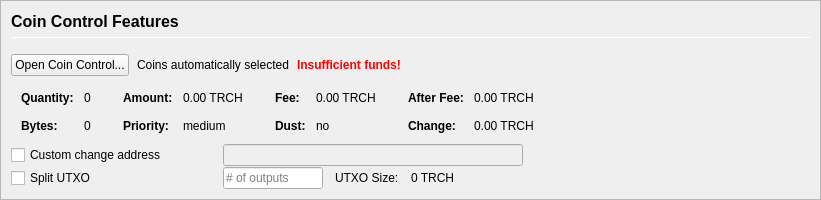
         <widget class="QFrame" name="frameCoinControl">
          <property name="sizePolicy">
           <sizepolicy hsizetype="Expanding" vsizetype="Expanding">
            <horstretch>0</horstretch>
            <verstretch>0</verstretch>
           </sizepolicy>
          </property>
          <property name="maximumSize">
           <size>
            <width>16777215</width>
            <height>16777215</height>
           </size>
          </property>
          <property name="frameShape">
           <enum>QFrame::StyledPanel</enum>
          </property>
          <property name="frameShadow">
           <enum>QFrame::Sunken</enum>
          </property>
          <layout class="QVBoxLayout" name="verticalLayoutCoinControl2">
           <property name="spacing">
            <number>0</number>
           </property>
           <property name="leftMargin">
            <number>0</number>
           </property>
           <property name="topMargin">
            <number>0</number>
           </property>
           <property name="rightMargin">
            <number>0</number>
           </property>
           <property name="bottomMargin">
            <number>0</number>
           </property>
           <item>
            <widget class="QFrame" name="frameCoinControl_BG">
             <layout class="QVBoxLayout" name="verticalLayoutCoinControl" stretch="0,0,0,0,0,0">
              <property name="spacing">
               <number>1</number>
              </property>
              <property name="leftMargin">
               <number>10</number>
              </property>
              <property name="topMargin">
               <number>10</number>
              </property>
              <item>
               <layout class="QHBoxLayout" name="horizontalLayoutCoinControl1">
                <property name="bottomMargin">
                 <number>15</number>
                </property>
                <item>
                 <layout class="QVBoxLayout" name="verticalLayout_3">
                  <property name="spacing">
                   <number>6</number>
                  </property>
                  <item>
                   <widget class="QLabel" name="labelCoinControlFeatures">
                    <property name="sizePolicy">
                     <sizepolicy hsizetype="Preferred" vsizetype="Maximum">
                      <horstretch>0</horstretch>
                      <verstretch>0</verstretch>
                     </sizepolicy>
                    </property>
                    <property name="minimumSize">
                     <size>
                      <width>0</width>
                      <height>20</height>
                     </size>
                    </property>
                    <property name="font">
                     <font>
                      <pointsize>12</pointsize>
                      <weight>75</weight>
                      <bold>true</bold>
                     </font>
                    </property>
                    <property name="styleSheet">
                     <string notr="true">font-weight:bold;</string>
                    </property>
                    <property name="text">
                     <string>Coin Control Features</string>
                    </property>
                   </widget>
                  </item>
                  <item>
                   <widget class="Line" name="line">
                    <property name="minimumSize">
                     <size>
                      <width>0</width>
                      <height>1</height>
                     </size>
                    </property>
                    <property name="maximumSize">
                     <size>
                      <width>16777215</width>
                      <height>1</height>
                     </size>
                    </property>
                    <property name="orientation">
                     <enum>Qt::Horizontal</enum>
                    </property>
                   </widget>
                  </item>
                 </layout>
                </item>
               </layout>
              </item>
              <item>
               <layout class="QHBoxLayout" name="horizontalLayoutCoinControl2" stretch="0,0,0,0">
                <property name="spacing">
                 <number>8</number>
                </property>
                <property name="bottomMargin">
                 <number>10</number>
                </property>
                <item>
                 <widget class="QPushButton" name="pushButtonCoinControl">
                  <property name="styleSheet">
                   <string notr="true"/>
                  </property>
                  <property name="text">
                   <string>Open Coin Control...</string>
                  </property>
                  <property name="autoDefault">
                   <bool>false</bool>
                  </property>
                 </widget>
                </item>
                <item>
                 <widget class="QLabel" name="labelCoinControlAutomaticallySelected">
                  <property name="text">
                   <string>Coins automatically selected</string>
                  </property>
                  <property name="margin">
                   <number>5</number>
                  </property>
                 </widget>
                </item>
                <item>
                 <widget class="QLabel" name="labelCoinControlInsuffFunds">
                  <property name="font">
                   <font>
                    <weight>75</weight>
                    <bold>true</bold>
                   </font>
                  </property>
                  <property name="styleSheet">
                   <string notr="true">color:red;font-weight:bold;</string>
                  </property>
                  <property name="text">
                   <string>Insufficient funds!</string>
                  </property>
                  <property name="margin">
                   <number>5</number>
                  </property>
                 </widget>
                </item>
                <item>
                 <spacer name="horizontalSpacerCoinControl">
                  <property name="orientation">
                   <enum>Qt::Horizontal</enum>
                  </property>
                  <property name="sizeHint" stdset="0">
                   <size>
                    <width>40</width>
                    <height>1</height>
                   </size>
                  </property>
                 </spacer>
                </item>
               </layout>
              </item>
              <item>
               <widget class="QWidget" name="widgetCoinControl" native="true">
                <property name="sizePolicy">
                 <sizepolicy hsizetype="Preferred" vsizetype="Preferred">
                  <horstretch>0</horstretch>
                  <verstretch>0</verstretch>
                 </sizepolicy>
                </property>
                <property name="minimumSize">
                 <size>
                  <width>0</width>
                  <height>0</height>
                 </size>
                </property>
                <property name="styleSheet">
                 <string notr="true"/>
                </property>
                <layout class="QHBoxLayout" name="horizontalLayoutCoinControl5">
                 <property name="leftMargin">
                  <number>0</number>
                 </property>
                 <property name="topMargin">
                  <number>0</number>
                 </property>
                 <property name="rightMargin">
                  <number>0</number>
                 </property>
                 <property name="bottomMargin">
                  <number>0</number>
                 </property>
                 <item>
                  <layout class="QHBoxLayout" name="horizontalLayoutCoinControl3" stretch="0,0,0,1">
                   <property name="spacing">
                    <number>20</number>
                   </property>
                   <property name="topMargin">
                    <number>0</number>
                   </property>
                   <property name="bottomMargin">
                    <number>10</number>
                   </property>
                   <item>
                    <layout class="QFormLayout" name="formLayoutCoinControl1">
                     <property name="horizontalSpacing">
                      <number>10</number>
                     </property>
                     <property name="verticalSpacing">
                      <number>14</number>
                     </property>
                     <property name="leftMargin">
                      <number>10</number>
                     </property>
                     <property name="topMargin">
                      <number>4</number>
                     </property>
                     <property name="rightMargin">
                      <number>6</number>
                     </property>
                     <item row="0" column="0">
                      <widget class="QLabel" name="labelCoinControlQuantityText">
                       <property name="font">
                        <font>
                         <weight>75</weight>
                         <bold>true</bold>
                        </font>
                       </property>
                       <property name="text">
                        <string>Quantity:</string>
                       </property>
                       <property name="margin">
                        <number>0</number>
                       </property>
                      </widget>
                     </item>
                     <item row="0" column="1">
                      <widget class="QLabel" name="labelCoinControlQuantity">
                       <property name="cursor">
                        <cursorShape>IBeamCursor</cursorShape>
                       </property>
                       <property name="contextMenuPolicy">
                        <enum>Qt::ActionsContextMenu</enum>
                       </property>
                       <property name="text">
                        <string notr="true">0</string>
                       </property>
                       <property name="margin">
                        <number>0</number>
                       </property>
                       <property name="textInteractionFlags">
                        <set>Qt::LinksAccessibleByMouse|Qt::TextSelectableByKeyboard|Qt::TextSelectableByMouse</set>
                       </property>
                      </widget>
                     </item>
                     <item row="1" column="0">
                      <widget class="QLabel" name="labelCoinControlBytesText">
                       <property name="font">
                        <font>
                         <weight>75</weight>
                         <bold>true</bold>
                        </font>
                       </property>
                       <property name="text">
                        <string>Bytes:</string>
                       </property>
                      </widget>
                     </item>
                     <item row="1" column="1">
                      <widget class="QLabel" name="labelCoinControlBytes">
                       <property name="cursor">
                        <cursorShape>IBeamCursor</cursorShape>
                       </property>
                       <property name="contextMenuPolicy">
                        <enum>Qt::ActionsContextMenu</enum>
                       </property>
                       <property name="text">
                        <string notr="true">0</string>
                       </property>
                       <property name="textInteractionFlags">
                        <set>Qt::LinksAccessibleByMouse|Qt::TextSelectableByKeyboard|Qt::TextSelectableByMouse</set>
                       </property>
                      </widget>
                     </item>
                    </layout>
                   </item>
                   <item>
                    <layout class="QFormLayout" name="formLayoutCoinControl2">
                     <property name="horizontalSpacing">
                      <number>10</number>
                     </property>
                     <property name="verticalSpacing">
                      <number>14</number>
                     </property>
                     <property name="leftMargin">
                      <number>6</number>
                     </property>
                     <property name="topMargin">
                      <number>4</number>
                     </property>
                     <property name="rightMargin">
                      <number>6</number>
                     </property>
                     <item row="0" column="0">
                      <widget class="QLabel" name="labelCoinControlAmountText">
                       <property name="font">
                        <font>
                         <weight>75</weight>
                         <bold>true</bold>
                        </font>
                       </property>
                       <property name="text">
                        <string>Amount:</string>
                       </property>
                       <property name="margin">
                        <number>0</number>
                       </property>
                      </widget>
                     </item>
                     <item row="0" column="1">
                      <widget class="QLabel" name="labelCoinControlAmount">
                       <property name="cursor">
                        <cursorShape>IBeamCursor</cursorShape>
                       </property>
                       <property name="contextMenuPolicy">
                        <enum>Qt::ActionsContextMenu</enum>
                       </property>
                       <property name="text">
                        <string notr="true">0.00 TRCH</string>
                       </property>
                       <property name="textInteractionFlags">
                        <set>Qt::LinksAccessibleByMouse|Qt::TextSelectableByKeyboard|Qt::TextSelectableByMouse</set>
                       </property>
                      </widget>
                     </item>
                     <item row="1" column="0">
                      <widget class="QLabel" name="labelCoinControlPriorityText">
                       <property name="font">
                        <font>
                         <weight>75</weight>
                         <bold>true</bold>
                        </font>
                       </property>
                       <property name="text">
                        <string>Priority:</string>
                       </property>
                      </widget>
                     </item>
                     <item row="1" column="1">
                      <widget class="QLabel" name="labelCoinControlPriority">
                       <property name="cursor">
                        <cursorShape>IBeamCursor</cursorShape>
                       </property>
                       <property name="contextMenuPolicy">
                        <enum>Qt::ActionsContextMenu</enum>
                       </property>
                       <property name="text">
                        <string>medium</string>
                       </property>
                       <property name="textInteractionFlags">
                        <set>Qt::LinksAccessibleByMouse|Qt::TextSelectableByKeyboard|Qt::TextSelectableByMouse</set>
                       </property>
                      </widget>
                     </item>
                    </layout>
                   </item>
                   <item>
                    <layout class="QFormLayout" name="formLayoutCoinControl3">
                     <property name="horizontalSpacing">
                      <number>10</number>
                     </property>
                     <property name="verticalSpacing">
                      <number>14</number>
                     </property>
                     <property name="leftMargin">
                      <number>6</number>
                     </property>
                     <property name="topMargin">
                      <number>4</number>
                     </property>
                     <property name="rightMargin">
                      <number>6</number>
                     </property>
                     <item row="0" column="0">
                      <widget class="QLabel" name="labelCoinControlFeeText">
                       <property name="font">
                        <font>
                         <weight>75</weight>
                         <bold>true</bold>
                        </font>
                       </property>
                       <property name="text">
                        <string>Fee:</string>
                       </property>
                       <property name="margin">
                        <number>0</number>
                       </property>
                      </widget>
                     </item>
                     <item row="0" column="1">
                      <widget class="QLabel" name="labelCoinControlFee">
                       <property name="cursor">
                        <cursorShape>IBeamCursor</cursorShape>
                       </property>
                       <property name="contextMenuPolicy">
                        <enum>Qt::ActionsContextMenu</enum>
                       </property>
                       <property name="text">
                        <string notr="true">0.00 TRCH</string>
                       </property>
                       <property name="textInteractionFlags">
                        <set>Qt::LinksAccessibleByMouse|Qt::TextSelectableByKeyboard|Qt::TextSelectableByMouse</set>
                       </property>
                      </widget>
                     </item>
                     <item row="1" column="0">
                      <widget class="QLabel" name="labelCoinControlLowOutputText">
                       <property name="font">
                        <font>
                         <weight>75</weight>
                         <bold>true</bold>
                        </font>
                       </property>
                       <property name="text">
                        <string>Dust:</string>
                       </property>
                      </widget>
                     </item>
                     <item row="1" column="1">
                      <widget class="QLabel" name="labelCoinControlLowOutput">
                       <property name="cursor">
                        <cursorShape>IBeamCursor</cursorShape>
                       </property>
                       <property name="contextMenuPolicy">
                        <enum>Qt::ActionsContextMenu</enum>
                       </property>
                       <property name="text">
                        <string>no</string>
                       </property>
                       <property name="textInteractionFlags">
                        <set>Qt::LinksAccessibleByMouse|Qt::TextSelectableByKeyboard|Qt::TextSelectableByMouse</set>
                       </property>
                      </widget>
                     </item>
                    </layout>
                   </item>
                   <item>
                    <layout class="QFormLayout" name="formLayoutCoinControl4">
                     <property name="horizontalSpacing">
                      <number>10</number>
                     </property>
                     <property name="verticalSpacing">
                      <number>14</number>
                     </property>
                     <property name="leftMargin">
                      <number>6</number>
                     </property>
                     <property name="topMargin">
                      <number>4</number>
                     </property>
                     <property name="rightMargin">
                      <number>6</number>
                     </property>
                     <item row="0" column="0">
                      <widget class="QLabel" name="labelCoinControlAfterFeeText">
                       <property name="font">
                        <font>
                         <weight>75</weight>
                         <bold>true</bold>
                        </font>
                       </property>
                       <property name="text">
                        <string>After Fee:</string>
                       </property>
                       <property name="margin">
                        <number>0</number>
                       </property>
                      </widget>
                     </item>
                     <item row="0" column="1">
                      <widget class="QLabel" name="labelCoinControlAfterFee">
                       <property name="cursor">
                        <cursorShape>IBeamCursor</cursorShape>
                       </property>
                       <property name="contextMenuPolicy">
                        <enum>Qt::ActionsContextMenu</enum>
                       </property>
                       <property name="text">
                        <string notr="true">0.00 TRCH</string>
                       </property>
                       <property name="textInteractionFlags">
                        <set>Qt::LinksAccessibleByMouse|Qt::TextSelectableByKeyboard|Qt::TextSelectableByMouse</set>
                       </property>
                      </widget>
                     </item>
                     <item row="1" column="0">
                      <widget class="QLabel" name="labelCoinControlChangeText">
                       <property name="font">
                        <font>
                         <weight>75</weight>
                         <bold>true</bold>
                        </font>
                       </property>
                       <property name="text">
                        <string>Change:</string>
                       </property>
                      </widget>
                     </item>
                     <item row="1" column="1">
                      <widget class="QLabel" name="labelCoinControlChange">
                       <property name="cursor">
                        <cursorShape>IBeamCursor</cursorShape>
                       </property>
                       <property name="contextMenuPolicy">
                        <enum>Qt::ActionsContextMenu</enum>
                       </property>
                       <property name="text">
                        <string notr="true">0.00 TRCH</string>
                       </property>
                       <property name="textInteractionFlags">
                        <set>Qt::LinksAccessibleByMouse|Qt::TextSelectableByKeyboard|Qt::TextSelectableByMouse</set>
                       </property>
                      </widget>
                     </item>
                    </layout>
                   </item>
                  </layout>
                 </item>
                </layout>
               </widget>
              </item>
              <item>
               <layout class="QHBoxLayout" name="horizontalLayoutCoinControl4">
                <property name="spacing">
                 <number>12</number>
                </property>
                <property name="sizeConstraint">
                 <enum>QLayout::SetDefaultConstraint</enum>
                </property>
                <property name="topMargin">
                 <number>0</number>
                </property>
                <property name="rightMargin">
                 <number>0</number>
                </property>
                <item>
                 <widget class="QCheckBox" name="checkBoxCoinControlChange">
                  <property name="sizePolicy">
                   <sizepolicy hsizetype="Preferred" vsizetype="Preferred">
                    <horstretch>0</horstretch>
                    <verstretch>0</verstretch>
                   </sizepolicy>
                  </property>
                  <property name="minimumSize">
                   <size>
                    <width>200</width>
                    <height>0</height>
                   </size>
                  </property>
                  <property name="maximumSize">
                   <size>
                    <width>200</width>
                    <height>16777215</height>
                   </size>
                  </property>
                  <property name="toolTip">
                   <string>If this is activated, but the change address is empty or invalid, change will be sent to a newly generated address.</string>
                  </property>
                  <property name="text">
                   <string>Custom change address</string>
                  </property>
                 </widget>
                </item>
                <item>
                 <widget class="QValidatedLineEdit" name="lineEditCoinControlChange">
                  <property name="enabled">
                   <bool>false</bool>
                  </property>
                  <property name="sizePolicy">
                   <sizepolicy hsizetype="Preferred" vsizetype="Preferred">
                    <horstretch>0</horstretch>
                    <verstretch>0</verstretch>
                   </sizepolicy>
                  </property>
                  <property name="minimumSize">
                   <size>
                    <width>300</width>
                    <height>0</height>
                   </size>
                  </property>
                 </widget>
                </item>
                <item>
                 <widget class="QLabel" name="labelCoinControlChangeLabel">
                  <property name="sizePolicy">
                   <sizepolicy hsizetype="Preferred" vsizetype="Preferred">
                    <horstretch>0</horstretch>
                    <verstretch>0</verstretch>
                   </sizepolicy>
                  </property>
                  <property name="minimumSize">
                   <size>
                    <width>100</width>
                    <height>0</height>
                   </size>
                  </property>
                  <property name="text">
                   <string/>
                  </property>
                  <property name="margin">
                   <number>3</number>
                  </property>
                 </widget>
                </item>
               </layout>
              </item>
              <item>
               <layout class="QHBoxLayout" name="horizontalLayoutCoinControl6">
                <property name="spacing">
                 <number>12</number>
                </property>
                <property name="rightMargin">
                 <number>0</number>
                </property>
                <item>
                 <widget class="QCheckBox" name="splitBlockCheckBox">
                  <property name="sizePolicy">
                   <sizepolicy hsizetype="Preferred" vsizetype="Preferred">
                    <horstretch>0</horstretch>
                    <verstretch>0</verstretch>
                   </sizepolicy>
                  </property>
                  <property name="minimumSize">
                   <size>
                    <width>200</width>
                    <height>0</height>
                   </size>
                  </property>
                  <property name="maximumSize">
                   <size>
                    <width>200</width>
                    <height>16777215</height>
                   </size>
                  </property>
                  <property name="text">
                   <string>Split UTXO</string>
                  </property>
                 </widget>
                </item>
                <item>
                 <widget class="QLineEdit" name="splitBlockLineEdit">
                  <property name="sizePolicy">
                   <sizepolicy hsizetype="Preferred" vsizetype="Preferred">
                    <horstretch>50</horstretch>
                    <verstretch>0</verstretch>
                   </sizepolicy>
                  </property>
                  <property name="minimumSize">
                   <size>
                    <width>100</width>
                    <height>0</height>
                   </size>
                  </property>
                  <property name="maximumSize">
                   <size>
                    <width>100</width>
                    <height>16777215</height>
                   </size>
                  </property>
                  <property name="placeholderText">
                   <string># of outputs</string>
                  </property>
                 </widget>
                </item>
                <item>
                 <widget class="QLabel" name="labelBlockSizeText">
                  <property name="text">
                   <string>UTXO Size:</string>
                  </property>
                 </widget>
                </item>
                <item>
                 <widget class="QLabel" name="labelBlockSize">
                  <property name="text">
                   <string>0 TRCH</string>
                  </property>
                 </widget>
                </item>
                <item>
                 <spacer name="horizontalSpacer_7">
                  <property name="orientation">
                   <enum>Qt::Horizontal</enum>
                  </property>
                  <property name="sizeHint" stdset="0">
                   <size>
                    <width>40</width>
                    <height>20</height>
                   </size>
                  </property>
                 </spacer>
                </item>
               </layout>
              </item>
              <item>
               <spacer name="verticalSpacerCoinControl">
                <property name="orientation">
                 <enum>Qt::Vertical</enum>
                </property>
                <property name="sizeHint" stdset="0">
                 <size>
                  <width>800</width>
                  <height>1</height>
                 </size>
                </property>
               </spacer>
              </item>
             </layout>
            </widget>
           </item>
          </layout>
         </widget>
